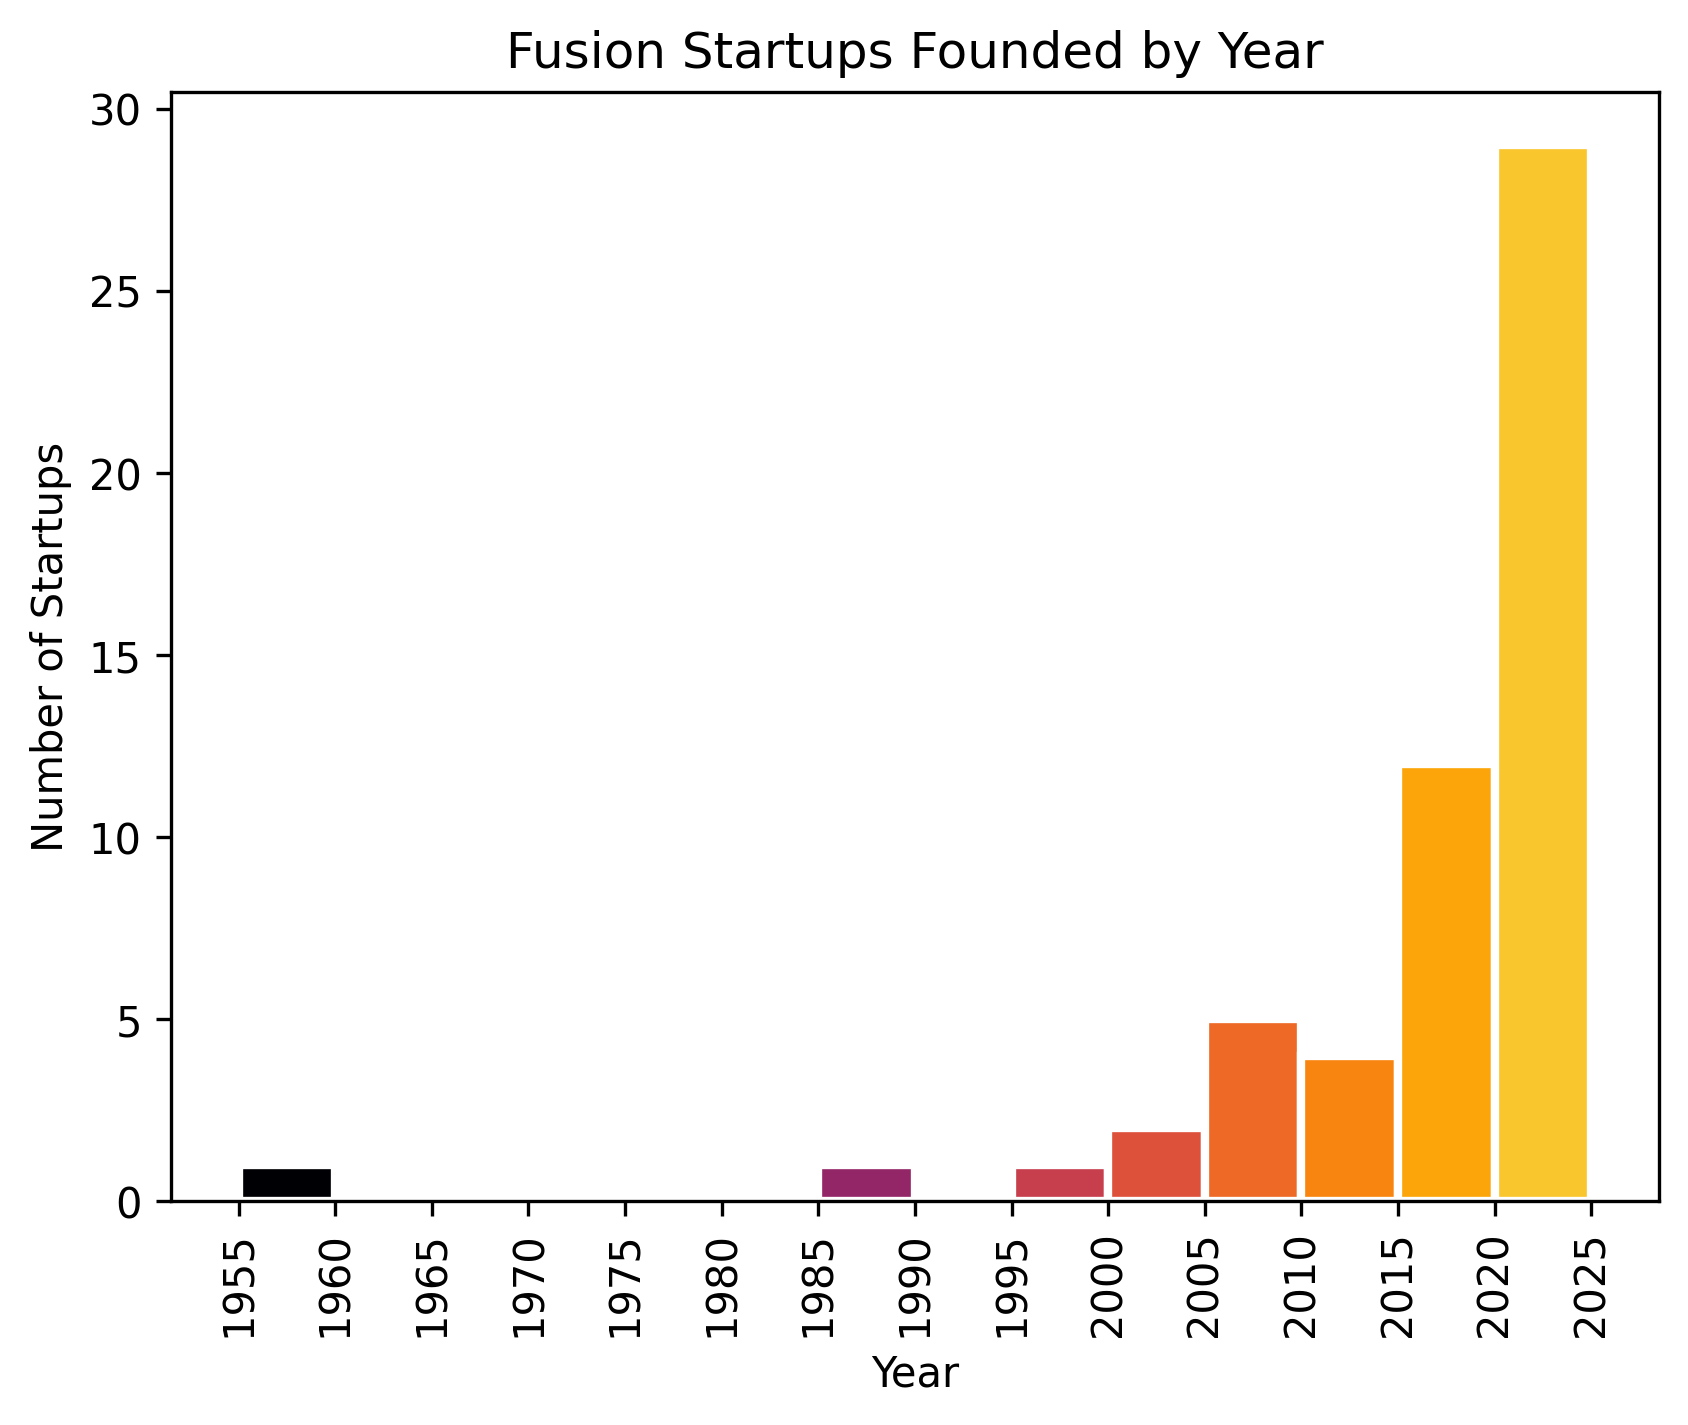

The Python source for this figure:
from matplotlib import pyplot as plt
from matplotlib import colormaps as cmaps
import matplotlib as mpl

data = '''
    1955
    1985
    1998
    2002
    2003
    2005
    2006
    2008
    2009
    2009
    2010
    2011
    2013
    2014
    2017
    2017
    2017
    2017
    2018
    2018
    2019
    2019
    2019
    2019
    2019
    2019
    2020
    2020
    2021
    2021
    2021
    2021
    2021
    2021
    2021
    2021
    2022
    2022
    2022
    2022
    2022
    2022
    2022
    2022
    2022
    2022
    2023
    2023
    2023
    2023
    2023
    2023
    2023
    2024
    2024
    '''.split()

for i in range(len(data)):
    data[i] = int(data[i])

bin_values, bins, myart = plt.hist(data, bins=range(1955, 2030, 5), edgecolor='white', linewidth=2)
centers = 0.5 * (bins[:-1] + bins[1:])
centers = (centers - min(centers)) / (max(centers) - min(centers) + 10) # normalize the centers to be between 0 and 1

for c, p in zip(centers, myart):
    plt.setp(p, 'facecolor', mpl.colormaps['inferno'](c)) # change each bin artist's color to whatever color the colormap is at 'c'

plt.xticks(range(1955, 2030, 5), rotation=90)
plt.title('Fusion Startups Founded by Year')
plt.xlabel('Year')
plt.ylabel('Number of Startups')

plt.savefig('fusion_startups_graph.png', bbox_inches='tight', dpi=300)
